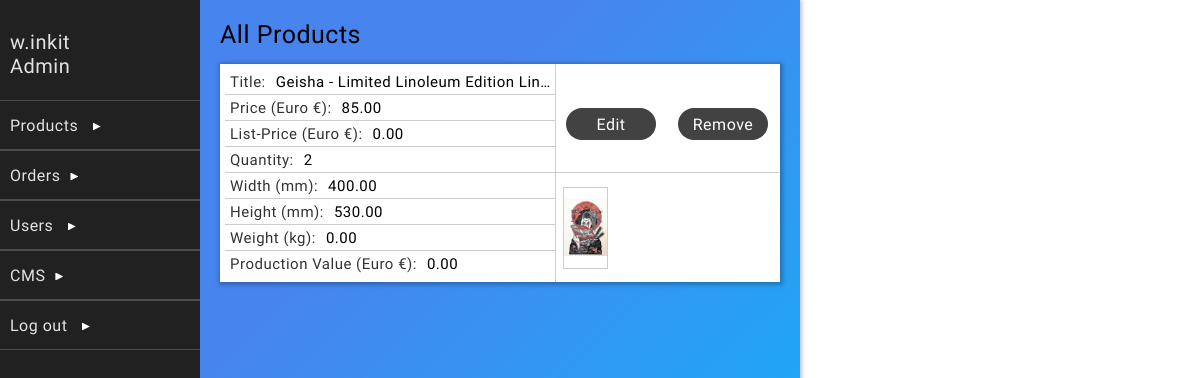
Screenshot of /dashboardExtensions/all-products.php (signed in) with the database file from the repository.
### tables this page shows
CREATE TABLE `users` (
  `id` int(11) NOT NULL,
  `username` varchar(20) NOT NULL,
  `password` varchar(64) NOT NULL,
  `salt` varchar(32) NOT NULL,
  `name` varchar(50) NOT NULL,
  `joined` datetime NOT NULL,
  `groups` int(11) NOT NULL
);

CREATE TABLE `products` (
  `id` int(5) NOT NULL,
  `title` varchar(255) NOT NULL,
  `price` decimal(10,2) NOT NULL,
  `list_price` decimal(10,2) NOT NULL,
  `category` int(5) NOT NULL,
  `image` text NOT NULL,
  `description` text NOT NULL,
  `archived` int(5) NOT NULL,
  `created` datetime NOT NULL,
  `updated` datetime NOT NULL,
  `width` decimal(10,2) NOT NULL,
  `height` decimal(10,2) NOT NULL,
  `weight` decimal(10,2) NOT NULL,
  `production_value` decimal(10,2) NOT NULL,
  `quantity` int(11) NOT NULL,
  `live` int(5) NOT NULL DEFAULT 1,
  `order_of_product` int(5) NOT NULL DEFAULT 0
);

### classes/Config.php (called while the page is built)
<?php
    class Config{
        public static function get($path = null){
            if($path){
                $config = $GLOBALS['config'];
                $path = explode('/', $path);
                foreach($path as $bit){
                    if(isset($config[$bit])){
                        $config = $config[$bit];
                    }
                }
                return $config;
            }
            return false;
        }
    }
?>

### classes/DB.php (called while the page is built, shortened)
<?php
    class DB{
        private static $_instance = null;
        private $_pdo,
                $_query,
                $_error = false,
                $_results,
                $_count = 0;
        private function __construct(){
            try{
                $this->_pdo = new PDO('mysql:host='. Config::get("mysql/host") .';dbname='. Config::get("mysql/db").';charset=utf8',
                Config::get("mysql/username"), Config::get("mysql/password"));
            }
            catch(PDOException $e){
                die($e->getMessage());
            }
        }
        public static function getInstance(){
            if(!isset(self::$_instance)){
                self::$_instance = new DB();
            }
            return self::$_instance;
        }
        public function query($sql, $params = []){
            if($this->_query = $this->_pdo->prepare($sql)){
                $x = 1;
                if(count($params)){
                    foreach($params as $param){
                        $this->_query->bindValue($x, $param);
                        $x++;
                    }
                }
                if($this->_query->execute()){
                    $this->_results = $this->_query->fetchAll(PDO::FETCH_OBJ);
                } else{
                    $this->_error = true;
                }
            }
            return $this;
        }
        protected function _read($table, $params = []){
            $conditionString = '';
            $bind = [];
            $order = '';
            $limit = '';
            if(isset($params['conditions'])){
                if(is_array($params['conditions'])){
                    foreach($params['conditions'] as $condition){
                        $conditionString .= ' ' .  $condition . ' AND';
                    }
                    $conditionString = trim($conditionString);
                    $conditionString = rtrim($conditionString, ' AND');
                } else{
                    $conditionString = $params['conditions'];
                }
                if($conditionString != ''){
                    $conditionString = ' WHERE ' . $conditionString;
                }
            }
            if(array_key_exists('bind', $params)){
                $bind = $params['bind'];
            }
        $sql = "SELECT * FROM {$table}{$conditionString}{$order}{$limit}";
        if(!$this->query($sql, $bind)->results()){
            return false;
        }
        return true;
        }
        public function find($table, $params = []){
            if($this->_read($table, $params)){
                return $this->results();
            }
            return false;
        }
        public function findFirst($table, $params = []){
            if($this->_read($table, $params)){
                return $this->first();
            }
            return false;
        }
        public function results(){
            return $this->_results;
        }
        public function first(){
            return (!empty($this->_results)) ? $this->_results[0] : [];
        }
    }
?>

### classes/User.php (called while the page is built, shortened)
<?php
    class User{
        private $_db,
                $_data,
                $_cookieName,
                $_sessionName,
                $_isLoggedIn;
        public function __construct($user = null){
            $this->_db = DB::getInstance();
            $this->_sessionName = Config::get('session/session_name');
            if(!$user){
                if(Session::exists($this->_sessionName)){
                    $user = Session::get($this->_sessionName);
                    if($this->find($user)){
                        $this->_isLoggedIn = true;
                    }else{
                        header("Location: dashboardExtensions/logout.php");
                    }
                }
            } else{
                $this->find($user);
            }
        }
        public function find($user = null){
            if($user){
                $field = (is_numeric($user)) ? 'id' : 'username';
                $data = $this->_db->findFirst('users', array(
                    'conditions' => $field . " = ?",
                    'bind' => [$user]
                ));
                if($data){
                    $this->_data = $data;
                    return true;
                }
            }
        }
        public function data(){
            return $this->_data;
        }
    }
?>

### classes/Session.php (called while the page is built, shortened)
<?php
    class Session{
        public static function exists($name){
            return ((isset($_SESSION[$name])) ? true : false);
        }
        public static function get($name){
            return $_SESSION[$name];
        }
    }
?>

### dashboardExtensions/all-products.php (the view, shortened to what this page needs)
<?php
    include_once("../includes/dashboardhead.php");
?>
<div class="background">
    <div class="dashboard-content" id="content">
    <?php
        include_once("dashboard-sidebar.php");
    ?>
    <div class="center-components-background">
        <div class="center-components" id="center-components">
    <div class="dashboardExtensionHeader">
        All Products
    </div>
   <div class="all-products-container">
    <?php
        $db = DB::getInstance();
        $results = $db->find('products');
        foreach($results as $product):
            $productImages = json_decode($product->image);
    ?>
        <div class="all-products-product">
            <div class="all-products-product-title"><span class="placeholder-information">Title:</span><?= $product->title; ?></div>
            <div class="all-products-product-price"><span class="placeholder-information">Price (Euro &euro;):</span><?= $product->price; ?></div>
            <div class="all-products-product-list-price"><span class="placeholder-information">List-Price (Euro &euro;):</span><?= $product->list_price; ?></div>
            <div class="all-products-product-quantity"><span class="placeholder-information">Quantity:</span><?= $product->quantity; ?></div>
            <div class="all-products-product-width"><span class="placeholder-information">Width (mm):</span><?= $product->width; ?></div>
            <div class="all-products-product-height"><span class="placeholder-information">Height (mm):</span><?= $product->height; ?></div>
            <div class="all-products-product-weight"><span class="placeholder-information">Weight (kg):</span><?= $product->weight; ?></div>
            <div class="all-products-product-production-value"><span class="placeholder-information">Production Value (Euro &euro;):</span><?= $product->production_value; ?></div>
            <div class="all-products-img-and-buttons-container">
                <div class="all-products-buttons">
                    <div class="all-products-edit" onclick="Navigation.loadComponents('edit-product.php?product_id=<?= $product->id; ?>');">
                        <div class="button-text">Edit</div>
                    </div>
                    <div class="all-products-remove" onclick="document.getElementById('remove-product-<?= $product->id; ?>').submit()">
                        <div class="button-text">Remove</div>
                    </div>
                </div>
                <div class="all-products-img-icons">
                        <?php
                            for($i = 0; $i < count($productImages); $i++):
                                $imgDimensions = getimagesize($productImages[$i]);
                                if($i < 4):
                        ?>
                                    <div class="all-products-img-icon" onclick="Modal.imgModal(<?= $imgDimensions[0] / 2; ?>, <?= $imgDimensions[1] / 2; ?>, '<?= $productImages[$i]; ?>');"
                                    style="background-image:url('<?= $productImages[$i]; ?>'")></div>
                        <?php
                            else:
                                break;
                            endif;
                            endfor;
                        ?>
                </div>
            </div>
        </div>
    <?php
        endforeach;
    ?>
   </div>
        </div>
    </div>
    </div>
    <div class="modal-background" id="modalBG" onclick="Modal.closeModal();">
    </div>
</div>

### dashboardExtensions/dashboard-sidebar.php (shortened to what this page needs)
<div class="side-bar">
            <div class="top-part">
                <div class="top-part-name"><?= $user->data()->username; ?></div>
                <div class="top-part-spec">Admin</div>
            </div>
            <div class="menu-field" id="prod-btn">
                <div class="title">Products <span class="display-arrow" id="prod-btn-arrow"></span></div>
            </div>
            <div class="menu-field" id="order-btn">
                <div class="title">Orders<span class="display-arrow" id="order-btn-arrow"></span></div>
            </div>
            <div class="menu-field" id="user-btn">
                <div class="title">Users <span class="display-arrow" id="user-btn-arrow"></span></div>
            </div>
            <div class="menu-field" id="cms-btn">
                <div class="title">CMS<span class="display-arrow" id="cms-btn-arrow"></span></div>
            </div>
            <div class="menu-field" onclick="document.location.href='logout.php';">
                <div class="title">Log out <span class="display-arrow"></span></div>
            </div>
        </div>

### public/style/dashboard.css (style rules this page uses)
* { margin: 0; padding: 0; box-sizing: border-box; }
.dashboard-content { width: 800px; height: 800px; overflow: auto; box-shadow: 1px 1px 4px 1px rgba(55, 37, 84, 0.3); background-color: white; position: relative; font-size: 0px; }
.background { width: 100vw; height: 100%; background-color: white; overflow: auto; }
.side-bar { width: 200px; height: 100%; background-color: #212121; display: inline-block; font-size: 16px; }
.top-part { width: 100%; height: 100px; cursor: default; user-select: none; padding-top: 30px; background-color: #212121; color: rgba(255, 255, 255, 0.87); }
.top-part-name { font-size: 20px; font-family: 'Big Shoulders Text', cursive; letter-spacing: 0.5px; margin-left: 10px; }
.top-part-spec { font-size: 20px; font-family: 'Big Shoulders Text', cursive; letter-spacing: 0.5px; margin-left: 10px; }
.menu-field { width: 100%; height: 50px; position: relative; border-bottom: rgba(255, 255, 255, 0.2) solid 0.3px; border-top:rgba(255, 255, 255, 0.2) solid 0.3px; background-color: #212121; user-select: none; cursor: pointer; color: rgba(255, 255, 255, 0.87); }
.title { position: absolute; top: 50%; transform: translateY(-50%); left: 10px; font-family: 'Big Shoulders Text', cursive; letter-spacing: 0.5px; }
.display-arrow { clip-path: polygon(0 0, 0% 100%, 100% 50%); width: 8px; height: 8px; background-color: white; display: inline-block; margin-left: 10px; transform: rotate(0); transition: transform 0.2s; }
.center-components { width: 100%; height: 100%; overflow-y: auto; padding: 20px; }
.center-components-background { background-color: #06bcfb; background-image: linear-gradient(315deg, #06bcfb 0%, #4884ee 74%); position: absolute; width: 600px; height: 100%; left: 200px; overflow: hidden; top: 0px; }
.dashboardExtensionHeader { width: 100%; height: auto; font-size: 25px; margin-bottom: 15px; font-family: 'Big Shoulders Text', cursive; letter-spacing: 0.5px; }
.modal-background { height: 100%; width: 100%; background-color: rgba(0, 0, 0, 0); opacity: 1; position: absolute; top: 0px; pointer-events: none; transition: background-color 0.2s; }

### public/style/all-products.css (style rules this page uses)
.all-products-container { width: 100%; }
.all-products-product { width: 100%; height: auto; background-color: white; padding: 5px; position: relative; margin-bottom: 20px; font-size: 0px; cursor: default; transition: 0.2s; box-shadow: 1px 1px 4px 2px rgba(0, 0, 0, 0.25); }
.all-products-product-title, .all-products-product-price, .all-products-product-list-price, .all-products-product-category, .all-products-product-width, .all-products-product-height, .all-products-product-quantity, .all-products-product-weight, .all-products-product-production-value { width: auto; width: 60%; height: 26px; display: inline-block; font-size: 15px; border-bottom: rgba(0, 0, 0, 0.2) solid 0.8px; font-family: 'Big Shoulders Text', cursive; letter-spacing: 0.5px; line-height: 26px; overflow: hidden; }
.all-products-product-title { text-overflow: ellipsis; white-space: nowrap; width: 60%; }
.all-products-product-production-value { border-bottom: none; }
.placeholder-information { width: auto; height: 15px; font-size: 15px; opacity: 0.8; display: inline-block; margin-right: 10px; margin-left: 5px; }
.all-products-img-and-buttons-container { display: inline-block; width: 40%; height: 100%; background-color: white; font-size: 15px; position: absolute; top: 0px; }
.all-products-buttons { width: 100%; height: 50%; border-bottom: rgba(0, 0, 0, 0.2) solid 0.8px; border-left: rgba(0, 0, 0, 0.2) solid 0.8px; user-select: none; }
.all-products-edit { width: 40%; height: 15%; display: inline-block; background-color: #424242; position: absolute; top: 20%; left: 5%; border-radius: 40px; transition: transform 0.2s; color: white; }
.all-products-remove { width: 40%; height: 15%; display: inline-block; background-color: #424242; position: absolute; top: 20%; right: 5%; border-radius: 40px; transition: transform 0.2s; color: white; }
.button-text { position: absolute; transform: translateY(-50%) translateX(-50%); top: 50%; left: 50%; font-family: 'Big Shoulders Text', cursive; letter-spacing: 0.5px; font-size: 16px; }
.all-products-img-icons { width: 100%; height: 50%; border-left: rgba(0, 0, 0, 0.2) solid 0.8px; user-select: none; }
.all-products-img-icon { height: 75%; width: 20%; border: rgba(0, 0, 0, 0.2) solid 0.8px; margin-top: 6.25%; margin-left: 3.125%; display: inline-block; cursor: zoom-in; background-size: contain; background-repeat: no-repeat; background-position: center; }

### rows the page displays
users: username "w.inkit"
products: title "Geisha - Limited Linoleum Edition Lin…", price "85.00", list_price "0.00", quantity "2", width "400.00", height "530.00", weight "0.00", production_value "0.00"
